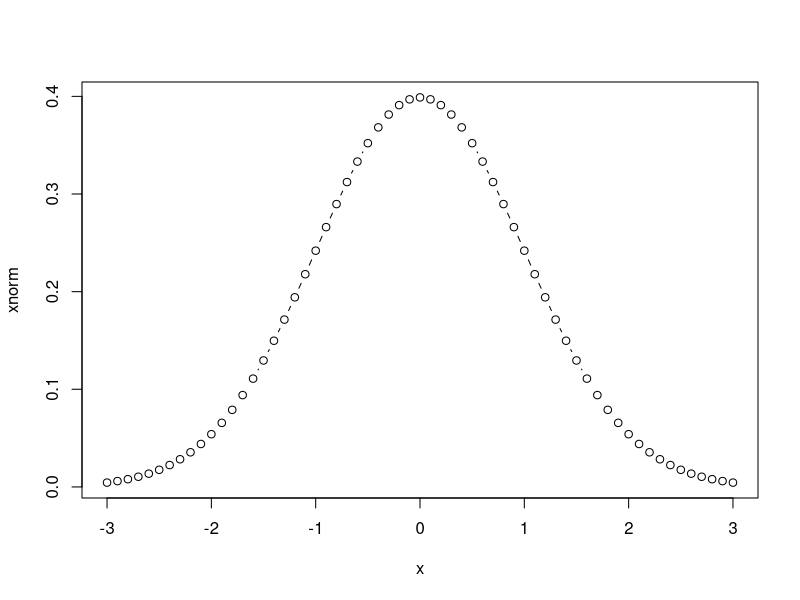

Source code (R):
## ---- chunk 1
knitr::opts_chunk$set(echo = TRUE)
## ---- chunk 2
library(palmerpenguins)
library(carData)

# load penguins dataset
# from the palmerpenguins package
ppdata <- penguins

# load American Math Society Survey Data
# dataset from the carData package
AMS <- AMSsurvey

# create sequence of numbers from -3 to 3 in steps of 0.1
# then compute the densities for a standard normal curve
# then plot the normal curve
x <- seq(from = -3, to = 3, by = 0.1)
xnorm <- dnorm(x)
plot(x, xnorm, type = "b")

## ---- chunk 3
# list objects in memory created during this Rmd session
ls()
## ---- chunk 4
save(AMS, x, xnorm,
     file = "mydata.Rdata")
